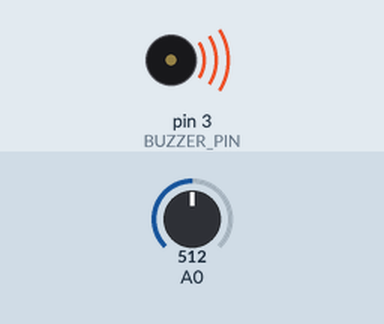
The sketch below on a simulated Arduino Uno, built with avr-gcc and run on an emulated ATmega328P. Shown: buzzer (waves = sounding, pin HIGH). The test bench sets the inputs (shaded band); at power-on: A0 = 512.

Above: at 2.8 s.
2.9 s: A0 set to 311
5.6 s: A0 set to 287
At 6.9 s:
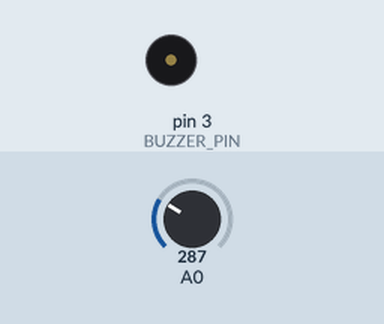
8.3 s: A0 set to 306
At 10.4 s:
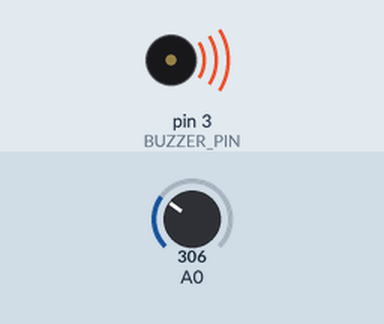
11.0 s: A0 set to 290
At 11.9 s:
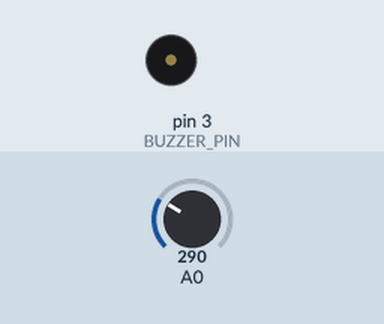
Timing chart, 0 to 14.0 s (numbered marks = the images above; inputs shaded):
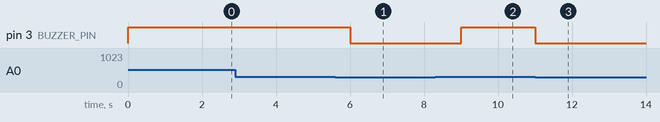

Measured:
- the behaviour switches between 301 and 300 on A0 (found by bisection; images 0 and 1)
- after the input at 2.9 s, every drawn part: stays the same
- after the input at 5.6 s, pin 3 (BUZZER_PIN): HIGH → LOW after 0.40 s
- after the input at 8.3 s, pin 3 (BUZZER_PIN): LOW → HIGH after 0.70 s
- after the input at 11.0 s, pin 3 (BUZZER_PIN): HIGH → LOW at once

The sketch:

gasbeeper.ino
```cpp
#define BUZZER_PIN 3
#define light 5

void setup()
{
  pinMode(BUZZER_PIN, OUTPUT);
  //Serial.begin(9600);
}

void loop()
{
  int sensorValue = analogRead(A0);
  if (sensorValue > 300)
  {
    digitalWrite(BUZZER_PIN, HIGH);
    digitalWrite(light, HIGH);
    delay(1000);
    digitalWrite(light, LOW);

  }
  else
  {
    digitalWrite(BUZZER_PIN, LOW);
    digitalWrite(light, LOW);
  }
  delay(1000);
}
```
